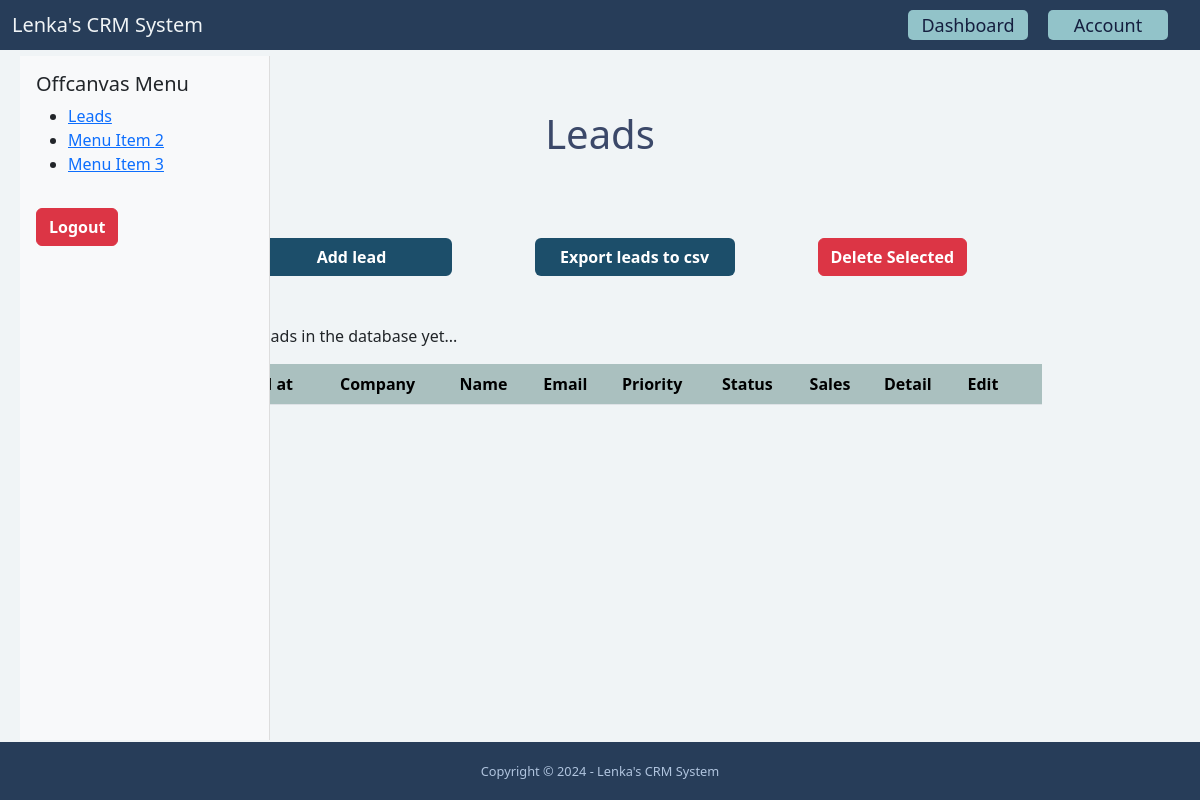
/dashboard/leads/ (signed in), run on an earlier commit of the app's database.
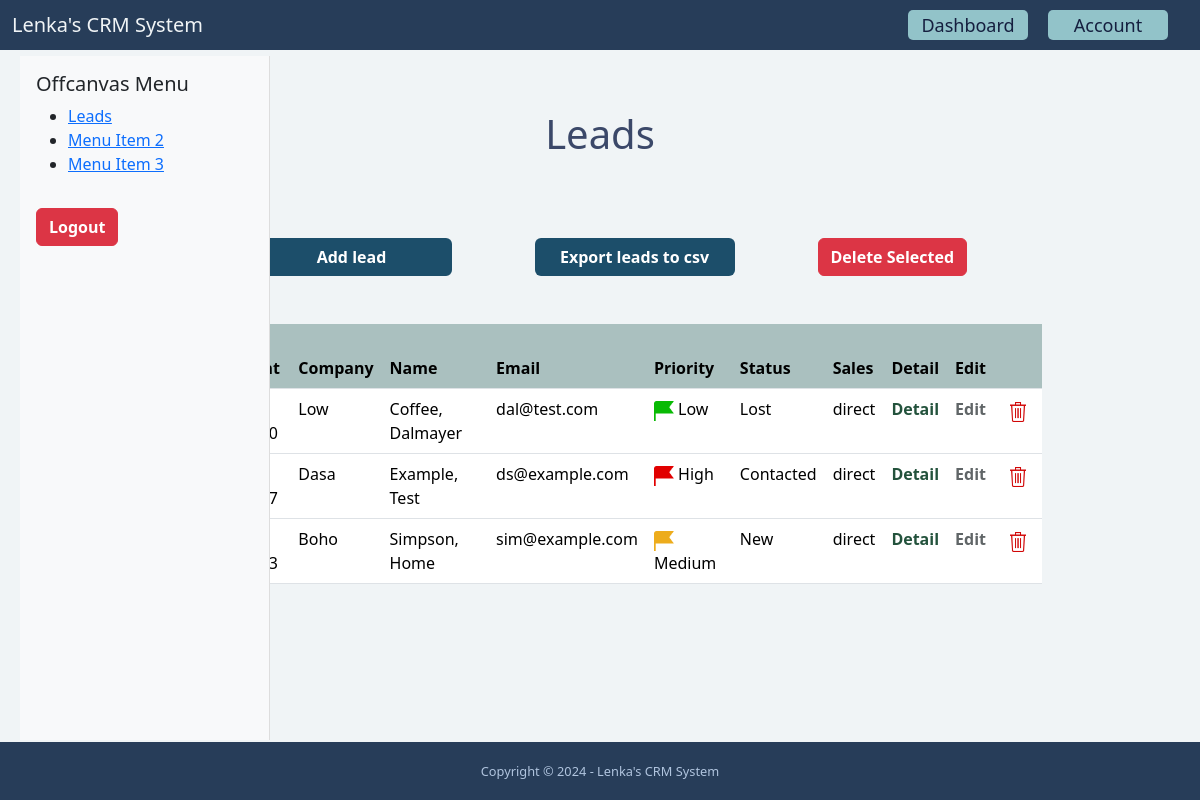
And on a later commit of the database.
### lead/models.py (models this page shows, shortened)
class Lead(models.Model):
    LOW = 'low'
    MEDIUM = 'medium'
    HIGH = 'high'
    CHOICES_PRIORITY = (
        (LOW, 'Low'),
        (MEDIUM, 'Medium'),
        (HIGH, 'High'),
    )
    NEW = 'new'
    CONTACTED = 'contacted'
    WON = 'won'
    LOST = 'lost'
    CHOICES_STATUS = (
        (NEW, 'New'),
        (CONTACTED, 'Contacted'),
        (WON, 'Won'),
        (LOST, 'Lost'),
    )
    resale = 'resale'
    direct = 'direct'
    STATUS = (
        (resale, 'Resale'),
        (direct, 'Direct'),
    )
    first_name = models.CharField(max_length=255)
    last_name = models.CharField(max_length=255)
    company = models.CharField(max_length=255, blank=True, null=True)
    status_sale = models.CharField(max_length=255, choices=STATUS, default='', blank=True, null=True)
    email = models.EmailField()
    phone = models.CharField(max_length=50)
    address = models.CharField(max_length=255, blank=True)
    city = models.CharField(max_length=255, blank=True)
    zipcode = models.CharField(max_length=255, blank=True)
    country = models.CharField(max_length=255, blank=True)
    description = models.TextField(blank=True)
    priority = models.CharField(max_length=255, choices=CHOICES_PRIORITY, default=MEDIUM)
    status = models.CharField(max_length=255, choices=CHOICES_STATUS, default=NEW)
    converted_to_client = models.BooleanField(default=False)
    created_at = models.DateTimeField(auto_now_add=True)
    created_by = models.ForeignKey(User, related_name='leads', on_delete=models.CASCADE)
    modified_at = models.DateTimeField(auto_now=True)
    class Meta:
        ordering = ['-created_at']

### lead/views.py (the view)
# urls.py: path("", LeadListView.as_view(), name="list"),
class LeadListView(ListView):
    model = Lead
    def get_queryset(self):
        queryset = super(LeadListView, self).get_queryset()
        return queryset.filter(created_by=self.request.user, converted_to_client=False)

### lead/templates/lead/lead_list.html (shortened to what this page needs)
{% extends 'base.html' %}
{% load static %}
{% block content %}
    {% block css %}
    	<link rel="stylesheet" href="{% static 'lead/css/lead.css' %}">
    {% endblock %}
   {% include 'core/partials/offcanvas_menu.html' %}
	<div class="container">
        <div class="row mx-lg-5 justify-content-center">
            <div class="col-lg-12">
                <div class="text-center">
                    <h1 class="px-5">Leads</h1>
                </div>
            </div>
        </div>
        <div class="row mt-lg-2 mx-lg-3 justify-content-center">
            <div class="col-lg-12">
                <div class="row my-lg-3 mx-lg-3 py-lg-4">
                    <form method="post" action="{% url 'lead:delete_bulk' %}">
                        <div class="row justify-content-center w-100 my-lg-3 mx-lg-5">
                            <div class="col-3 mx-lg-3 my-lg-2">
                                <a class="btn add-button" href="{% url 'lead:add' %}">Add lead</a>
                            </div>
                            <div class="col-3 mx-lg-3 my-lg-2">
                                <a class="btn export-button" href="{% url 'lead:export' %}">Export leads to csv</a>
                            </div>
                            <div class="col-3 mx-lg-3 my-lg-2">
                                <button type="submit" class="btn btn-danger"
                                        onclick="return confirm('Are you sure you want to delete selected leads?')">
                                    Delete Selected
                                </button>
                            </div>
                        </div>
                        <div class="row justify-content-center mt-lg-4 mx-lg-5">
                            <div class="col-lg-12 my-lg-3">
                                <table class="table">
                                    <thead class="th-custom">
                                        <tr>
                                            <th scope="col">
                                            </th>
                                            <th scope="col">Created at</th>
                                            <th scope="col">Company</th>
                                            <th scope="col">Name</th>
                                            <th scope="col">Email</th>
                                            <th scope="col">Priority</th>
                                            <th scope="col">Status</th>
                                            <th scope="col">Sales</th>
                                            <th scope="col">Detail</th>
                                            <th scope="col">Edit</th>
                                            <th scope="col"></th>
                                        </tr>
                                    </thead>
                                    {% if object_list %}
                                        <tbody>
                                            {% for lead in object_list %}
                                                <tr>
                                                    <td>
                                                        <label>
                                                        </label>
                                                    </td>
                                                    <td>{{ lead.created_at|date:"M-d-Y H:i" }}</td>
                                                    <td>{{ lead.company }}</td>
                                                    <td>{{ lead.last_name }}, {{ lead.first_name }}</td>
                                                    <td>{{ lead.email }}</td>
                                                    <td>
                                                        {% if lead.priority == "high" %}
                                                            <img src="{% static 'lead/images/high.png' %}" alt="high" height="20">
                                                            {{ lead.get_priority_display|capfirst }}
                                                        {% elif lead.priority == "medium" %}
                                                            <img src="{% static 'lead/images/middle.png' %}" alt="medium" height="20">
                                                            {{ lead.get_priority_display|capfirst }}
                                                        {% elif lead.priority == "low" %}
                                                            <img src="{% static 'lead/images/low.png' %}" alt="low" height="20">
                                                            {{ lead.get_priority_display|capfirst }}
                                                        {% endif %}
                                                    </td>
                                                    <td>{{ lead.get_status_display }}</td>
                                                    <td>{{ lead.status_sale }}</td>
                                                    <td>
                                                        <a class="a-detail" href="{% url 'lead:detail' lead.id %}">Detail</a>
                                                    </td>
                                                    <td>
                                                        <a class="edit" href="{% url 'lead:edit' lead.id %}">Edit</a>
                                                    </td>
                                                    <td>
                                                        <button type="submit" class="delete-icon bg-transparent">
                                                            <img src="{% static 'lead/images/empty.png' %}"
                                                                 alt="empty"
                                                                 height="20">
                                                        </button>
                                                    </td>
                                                </tr>
                                            {% endfor %}
                                        </tbody>
                                    {% else %}
                                        <p>There are no leads in the database yet...</p>
                                    {% endif %}
                                </table>
                            </div>
                        </div>
                    </form>
                </div>
            </div>
        </div>
    </div>
{% endblock %}

### templates/base.html (shortened to what this page needs)
{% load static %}
<!DOCTYPE html>
<html lang="en">
    <head>
        <link rel="stylesheet" href="{% static 'bootstrap/css/bootstrap.min.css' %}">
        <link rel="stylesheet" href="{% static 'styles.css' %}">
    </head>
    <body>
        <div class="wrapper">
            <div class="content">
                {% include 'core/partials/nav.html' %}
                <main>
                    {% block content %}
                    {% endblock %}
                </main>
                {% include 'core/partials/footer.html' %}
            </div>
        </div>
    </body>
</html>

### core/templates/core/partials/nav.html (shortened to what this page needs)
{% load static %}
<nav class="navbar navbar-expand-lg fixed-top">
    <div class="container-fluid">
        <a class="navbar-brand" href="{% url 'index' %}">Lenka's CRM System</a>
        <div class="collapse navbar-collapse flex-grow-0">
            <ul class="navbar-nav text-end">
                {% if request.user.is_authenticated %}
                    <li class="nav-item">
                        <a class="nav-link" href="{% url 'dashboard:dashboard' %}">Dashboard</a>
                    </li>
                    <li class="nav-item">
                        <a class="nav-link" href="{% url 'userprofile:account' %}">Account</a>
                    </li>
                {% endif %}
            </ul>
        </div>
    </div>
</nav>

### core/templates/core/partials/offcanvas_menu.html
<div class="offcanvas-custom">
    <div class="p-3">
        <h5>Offcanvas Menu</h5>
        <ul>
            <li><a href="{% url 'lead:list' %}">Leads</a></li>
            <li><a href="#">Menu Item 2</a></li>
            <li><a href="#">Menu Item 3</a></li>
        </ul>
        <a href="{% url 'logout' %}" class="btn btn-danger mt-3">Logout</a>
    </div>
</div>

### core/templates/core/partials/footer.html
<footer class="footer  fixed-bottom">
    <div class="container-fluid justify-content-center">
        <div class="text-center">
            <span class="text-footer">Copyright &copy; 2024 - Lenka's CRM System</span>
        </div>
    </div>
</footer>

### static/styles.css (style rules this page uses)
html, body { height: 100%; margin: 0; }
body { background-color: #f0f4f6; position: relative; padding-bottom: 58px; min-height: 100vh; }
.navbar { background-color: #273D59; height: 50px; }
.navbar-brand { color: #f0f4f6; }
.nav-item { background-color: #92C3C9; margin-right: 20px; width: 120px; height: 30px; border-radius: 5px; }
.nav-link { color: #151f3f; text-align: center; font-size: 18px; padding: 2px; }
main { margin: 0 auto; padding: 30px 20px; }
.add-button { background-color: #1c4e6a; font-weight: bold; width: 200px; color: white; }
.export-button { background-color: #1c4e6a; font-weight: bold; width: 200px; color: white; }
label { font-weight: bold; font-size: 1.1rem; }
h1 { color: #3b4869; }
.th-custom tr th { background-color: rgba(137, 168, 165, 0.68); }
tbody tr td a { text-decoration: none; }
.offcanvas-custom { position: fixed !important; top: 56px; bottom: 60px; width: 250px; z-index: 1045; background-color: #f8f9fa; border-right: 1px solid #ddd; }
.footer { font-size: 0.8rem; padding: 20px; position: fixed; z-index: 1; bottom: 0; width: 100%; height: 58px; background-color: #273D59; }
.text-footer { color: #b0c4de; }
.container { margin-top: 80px; margin-bottom: 80px; }

### lead/static/lead/css/lead.css (style rules this page uses)
.delete-icon { border: none; }
.btn-danger { color: #fff; font-size: 1rem; font-weight: bold; }
.a-detail { font-weight: bold; color: #23523c; }
.edit { font-weight: bold; color: #606567; }

### core/templates/core/partials/nav.html (style rules this page uses)
.navbar { position: fixed; top: 0; width: 100%; z-index: 1050; }

What changed in the data, as far as the page shows it:
added Lead: company "Low", last_name "Coffee", first_name "Dalmayer", email "dal@test.com", priority "Low", status "Lost", status_sale "direct"
added Lead: company "Dasa", last_name "Example", first_name "Test", email "ds@example.com", priority "High", status "Contacted", status_sale "direct"
added Lead: company "Boho", last_name "Simpson", first_name "Home", email "sim@example.com", priority "Medium", status "New", status_sale "direct"
Also different on the page:
text no longer shown: "There are no leads in the database yet..."
